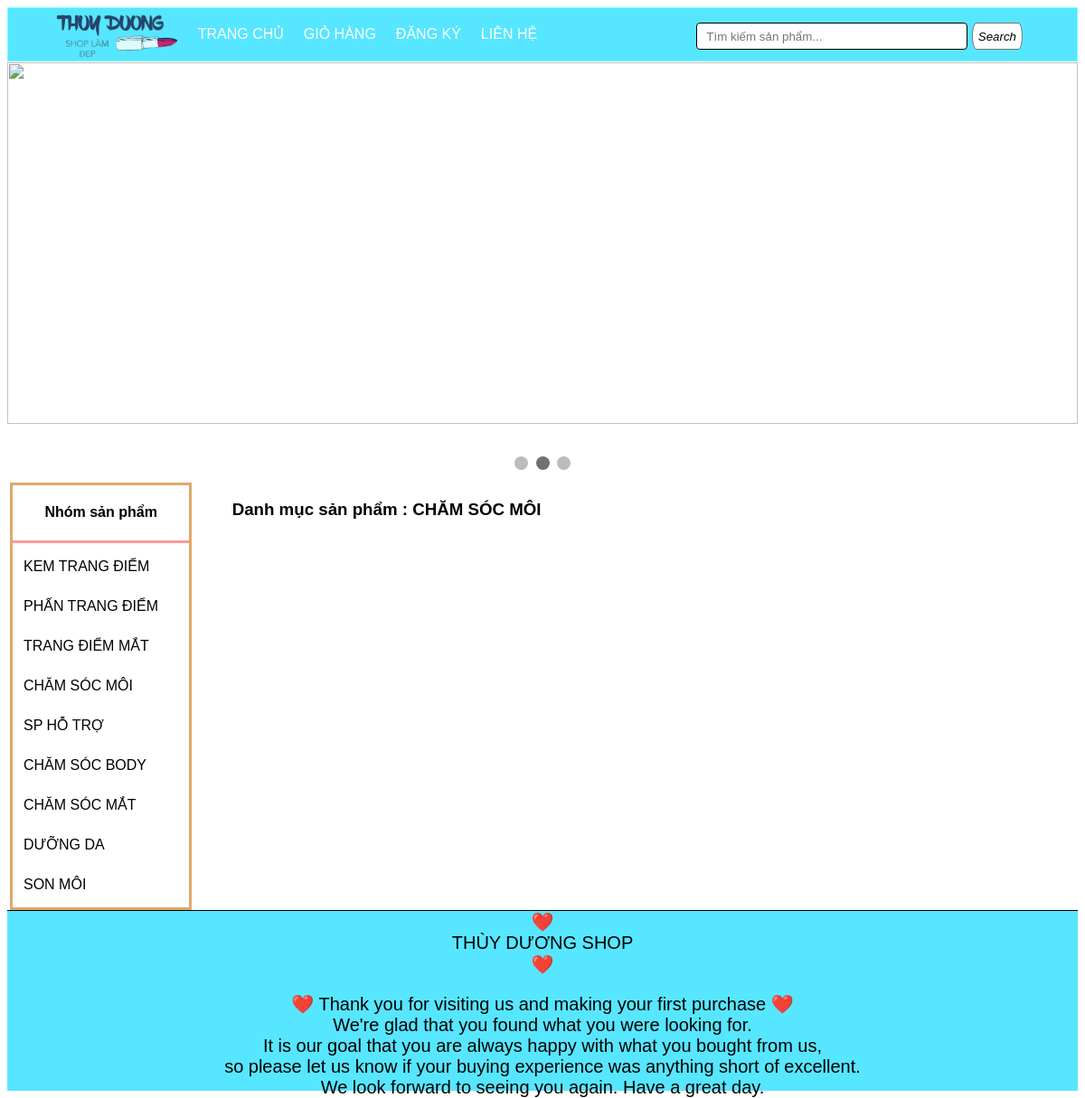
The page /index.php?quanly=danhmucsanpham&id=14 on the database its author committed.
### tables this page shows
CREATE TABLE `tbl_danhmuc` (
  `id_danhmuc` int(11) NOT NULL,
  `tendanhmuc` varchar(100) NOT NULL,
  `thutu` int(11) NOT NULL
);

### pages/main/danhmuc.php (the view, shortened to what this page needs)
<?php
	$sql_cate = "SELECT * FROM tbl_danhmuc WHERE tbl_danhmuc.id_danhmuc='$_GET[id]' LIMIT 1";
	$query_cate = mysqli_query($mysqli,$sql_cate);
	$row_title = mysqli_fetch_array($query_cate);
?>
<h3>Danh mục sản phẩm : <?php echo $row_title['tendanhmuc'] ?></h3>

### pages/sidebar/sidebar.php
<div class="sidebar">
				<h4 style="text-align:center">Nhóm sản phẩm</h4>
				<ul class="list_sidebar">
					<?php
						$sql_danhmuc = "SELECT * FROM tbl_danhmuc ORDER BY id_danhmuc DESC";
						$query_danhmuc = mysqli_query($mysqli,$sql_danhmuc);
						while($row = mysqli_fetch_array($query_danhmuc)){
					?>
					<li style="text-transform: uppercase;"><a href="index.php?quanly=danhmucsanpham&id=<?php echo $row['id_danhmuc'] ?>"><?php echo $row['tendanhmuc'] ?></a></li>
					<?php
					}
					?>
				</ul>
			</div>

### css/style.css (style rules this page uses)
.sidebar { border:3px solid #dea969; height: auto; width: 17%; margin-top:5px; margin-left:3px; float: left; }
ul.list_sidebar { padding: 0; margin: 0; width: 100%; border-top: 3px solid #fc9797; list-style: none; line-height: 27px; }
ul.list_sidebar li a { text-decoration: none; text-align: left; color: #000000 ; display: block; }
ul.list_sidebar li { margin: 7px; padding: 5px; }

### css/header.css (style rules this page uses)
* { box-sizing: border-box; }
body { font-family: Verdana, sans-serif; }

### rows shown on the page
tbl_danhmuc: tendanhmuc "KEM TRANG ĐIỂM"
tbl_danhmuc: tendanhmuc "PHẤN TRANG ĐIỂM"
tbl_danhmuc: tendanhmuc "TRANG ĐIỂM MẮT"
tbl_danhmuc: tendanhmuc "CHĂM SÓC MÔI"
tbl_danhmuc: tendanhmuc "SP HỖ TRỢ"
tbl_danhmuc: tendanhmuc "CHĂM SÓC BODY"
tbl_danhmuc: tendanhmuc "CHĂM SÓC MẮT"
tbl_danhmuc: tendanhmuc "DƯỠNG DA"
tbl_danhmuc: tendanhmuc "SON MÔI"
